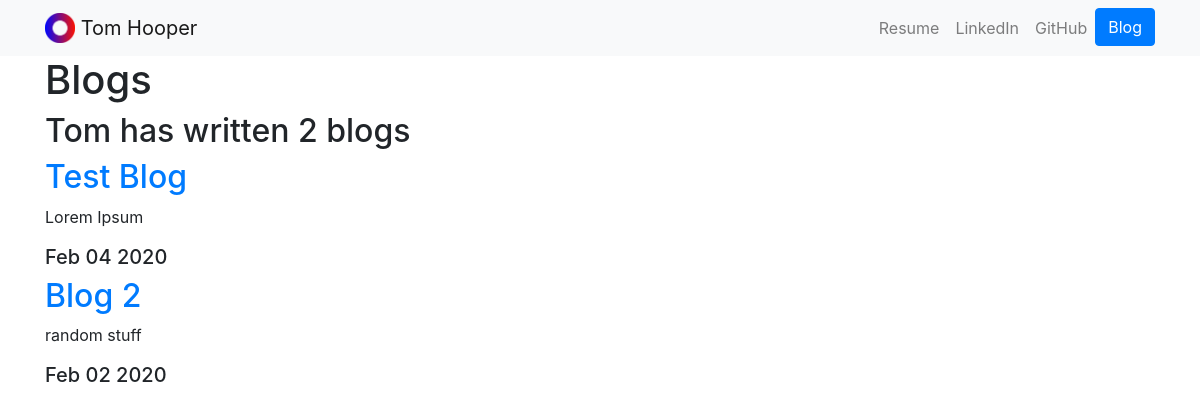
The page /blog/ on the database as committed earlier.
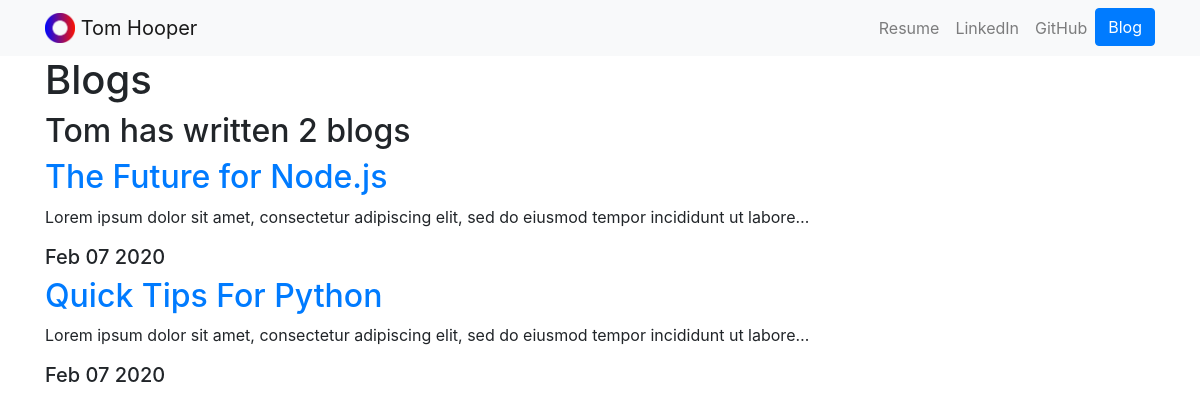
The same page on the database as committed later.
### blog/models.py (models this page shows, shortened)
class Blog(models.Model):
    title = models.CharField(max_length=200)
    description = models.TextField()
    date = models.DateField()

### blog/views.py (the view)
# urls.py: path('', views.all_blogs, name='all_blogs'),
def all_blogs(req):
    blogs = Blog.objects.order_by('-date')
    return render(req, 'blog/all_blogs.html', {'blogs': blogs})

### blog/templates/blog/all_blogs.html
{% extends 'portfolio/base.html' %}
{% block content %}
<h1>Blogs</h1>
<h2>Tom has written {{ blogs.count }} blog{{ blogs.count | pluralize }}</h2>
{% for blog in blogs %}
<a href="{% url 'blog:detail' blog.id %}"
    ><h2>{{ blog.title }}</h2></a
>
<p>{{ blog.description|truncatechars:100 }}</p>
<h5>{{ blog.date | date:"M d Y" }}</h5>
{% endfor %}
{% endblock content %}

Rows that differ between the two databases and show on the page:
removed Blog: title "Test Blog", description "Lorem Ipsum", date "Feb 04 2020"
removed Blog: title "Blog 2", description "random stuff", date "Feb 02 2020"
added Blog: title "The Future for Node.js", description "Lorem ipsum dolor sit amet, consectetur adipiscing elit, sed do eiusmod tempor incididunt ut labore…", date "Feb 07 2020"
added Blog: title "Quick Tips For Python", description "Lorem ipsum dolor sit amet, consectetur adipiscing elit, sed do eiusmod tempor incididunt ut labore…", date "Feb 07 2020"
